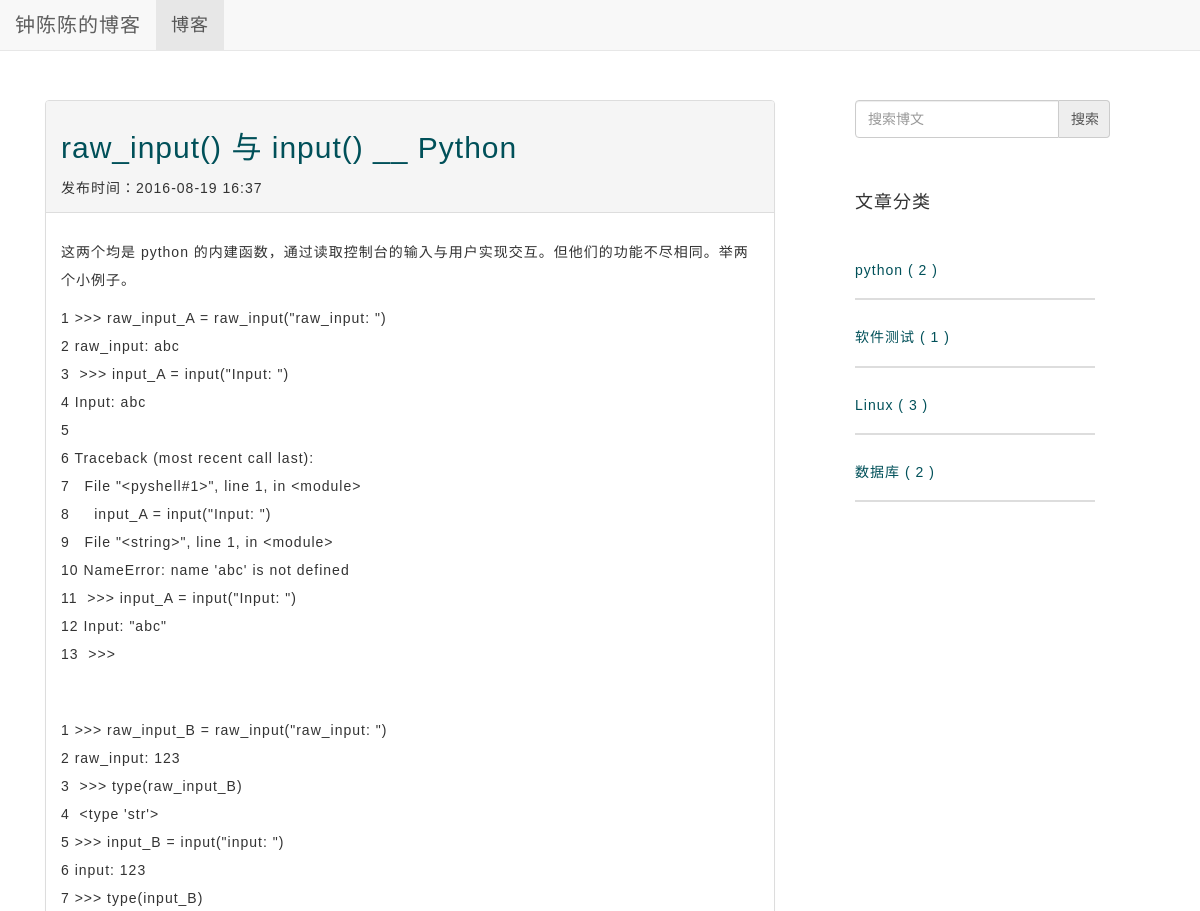
/blog/40/ (upper part), run on an earlier commit of the app's database.
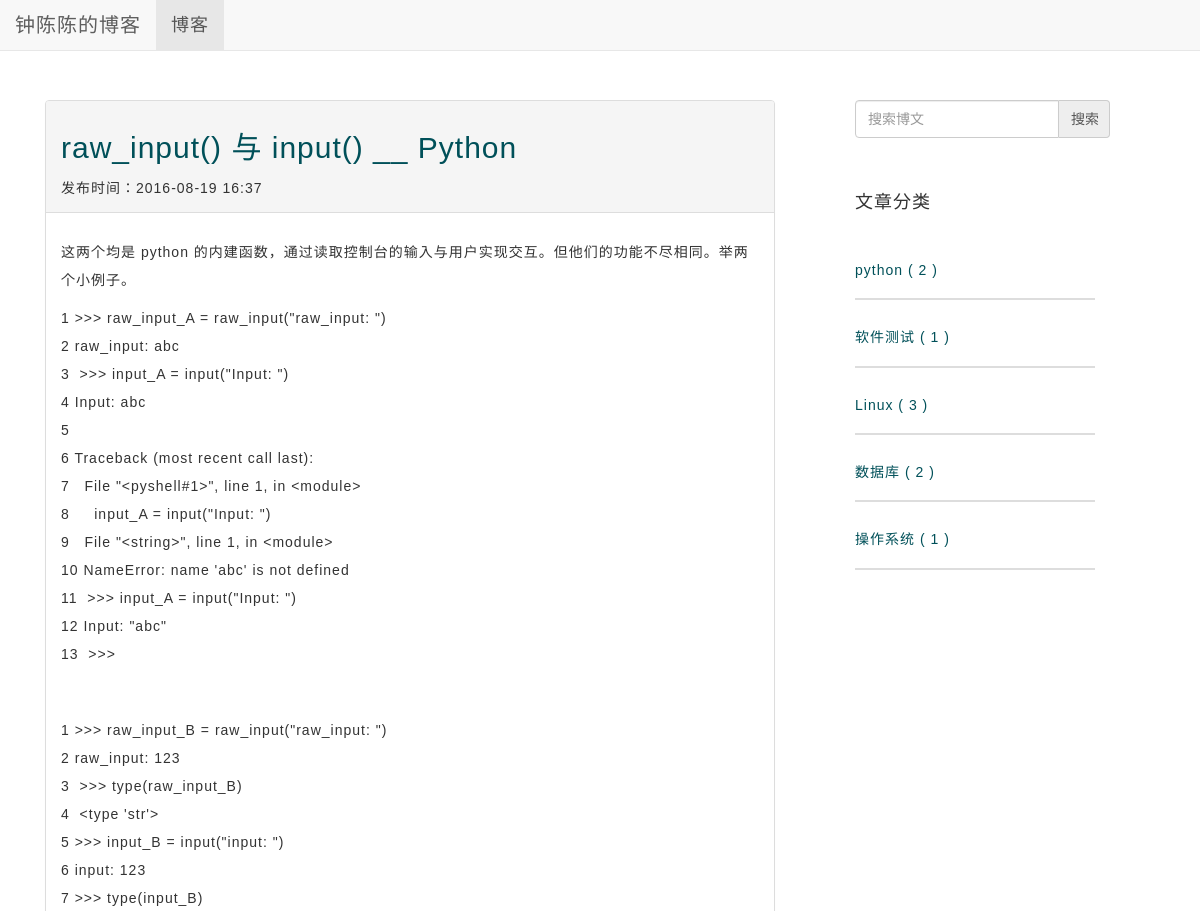
And on a later commit of the database.
### blog/models.py (models this page shows, shortened)
class Category(models.Model):
    name = models.CharField('名称', max_length=16)
    num=models.IntegerField(default=0,blank=True)

### blog/views.py (the view)
# urls.py: url(r'^(?P<blog_id>\d+)/$', views.get_detail, name='blog_get_detail'),
def get_detail(request, blog_id):
    try:
        blog = Blog.objects.get(id=blog_id)
    except Blog.DoesNotExist:
        raise Http404
    categories=Category.objects.all()
    ctx ={
            'blog': blog,
            'categories':categories,
            }
    return render(request, 'blog-detail-new.html', ctx)

### django_comments/__init__.py (called while the page is built)
def get_comment_app_name():
    return getattr(settings, 'COMMENTS_APP', DEFAULT_COMMENTS_APP)

def get_model():
    if get_comment_app_name() != DEFAULT_COMMENTS_APP and hasattr(get_comment_app(), "get_model"):
        return get_comment_app().get_model()
    else:
        from django_comments.models import Comment
        return Comment

def get_form():
    from django_comments.forms import CommentForm
    """
    Returns the comment ModelForm class.
    """
    if get_comment_app_name() != DEFAULT_COMMENTS_APP and hasattr(get_comment_app(), "get_form"):
        return get_comment_app().get_form()
    else:
        return CommentForm

### django_comments/forms.py (called while the page is built)
    def generate_security_data(self):
        timestamp = int(time.time())
        security_dict = {
            'content_type': str(self.target_object._meta),
            'object_pk': str(self.target_object._get_pk_val()),
            'timestamp': str(timestamp),
            'security_hash': self.initial_security_hash(timestamp),
        }
        return security_dict

### django_comments/templatetags/comments.py (called while the page is built)
@register.tag
def get_comment_list(parser, token):
    return CommentListNode.handle_token(parser, token)

    def get_context_value_from_queryset(self, context, qs):
        return qs

### blog/templates/blog-detail-new.html (shortened to what this page needs)
{% extends "blog_base.html" %}
{% block head %}
{% load staticfiles %}
<link rel="stylesheet" type="text/css" href="{% static 'blog/css/base.css' %}" />
<link rel="stylesheet" type="text/css" href="{% static 'blog/css/detail.css' %}" />
{% endblock%}
{% block content %}
        <div class="panel panel-default">
                <div class="panel-heading">
                          <div class="blog_header">
                                  <a href= "{% url 'blog_get_detail' blog.id %}"><h2>{{ blog.title }}</h2></a>
                                  <span>
                                      发布时间：{{ blog.created|date:"Y-m-d H:i" }}
                                  </span>
                          </div>
                 </div>
                 <div class="panel-body">
                          <div class="blog_content">
                                  <p> {{ blog.content|safe }}</p>
                           </div>
                 </div>
        </div>
                                            {% load comments %}
                                            {% get_comment_form for blog as blog_form %}
                                {% get_comment_list for blog as comments %}
{% endblock %}

### blog/templates/blog_base.html (shortened to what this page needs)
<!DOCTYPE html>
<html>
<head>
        {% load staticfiles %}
        <link href="{% static 'blog/bootstrap/css/bootstrap.min.css' %}" rel="stylesheet">
     {% block head %}{% endblock %}
</head>
<body>
        <div class="navbar navbar-default navbar-fixed-top" role="navigation">
                 <div class="navbar-header">
                          <a class="navbar-brand" href="{% url 'blog_get_blogs' %}">钟陈陈的博客</a>
                 </div>
                 <div class="collapse navbar-collapse" id="example-navbar-collapse">
                         <ul class="nav navbar-nav">
                                  <li class="active">
                                           <a href="{% url 'blog_get_blogs' %}">博客</a>
                                  </li>
                         </ul>
                 </div>
        </div>
        <div class="container" id="top">
                <div class="row">
                        <div class="col-md-8">
                                 {% block content %}{% endblock %}
                        </div>
                        <div class="col-md-3 tags">
                                <form  action="{% url 'blog_search' %}" role="form" method="post">
                                        <div class="input-group">
                                             <input type="text" class="form-control" name="blog_search" placeholder="搜索博文"></input>
                                             <input  id="search-button" type="submit" class="input-group-addon" value="搜索"></input>
                                        </div>
                                </form>
                                <div class="panel panel-default">
                                        <div id="category_title" class="panel-body">
                                                <h4>文章分类</h4>
                                        </div>
                                        <div class="panel-body">
                                                <div class="category_content">
                                                        <ul>
                                                                {% for category in categories %}
                                                                <li class="category_item">
                                                                        <a href="{% url 'blog_get_category' category.id %}" >
                                                                                <h5> {{category.name}}  ( {{category.num}} )</h5>
                                                                         </a>
                                                                </li>
                                                                 {% endfor %}
                                                        </ul>
                                                </div>
                                        </div>
                                </div>
                        </div>
                </div>
        </div>
</body>
</html>

What changed in the data, as far as the page shows it:
added Category: name "操作系统", num "1"
